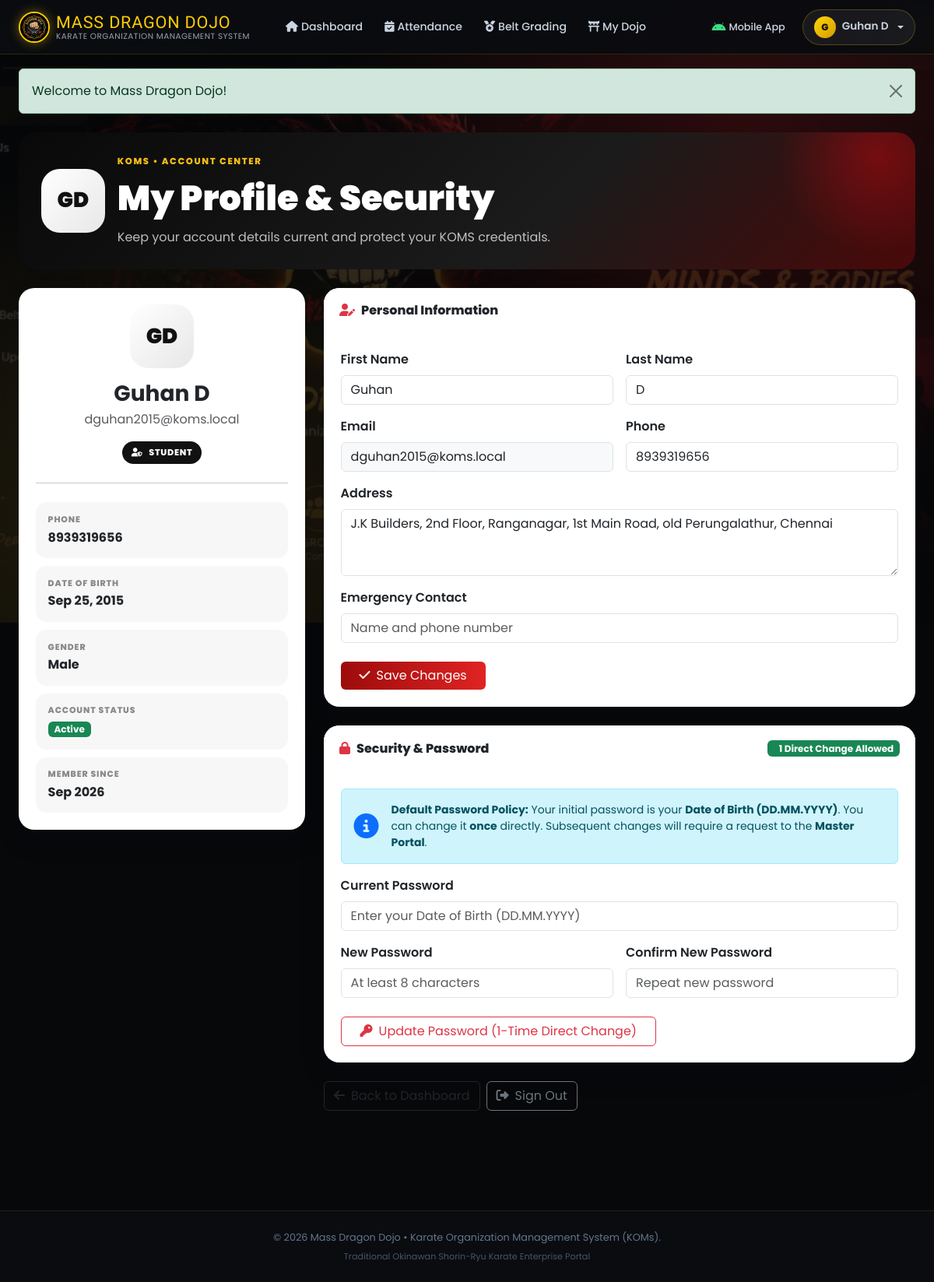
The app's page /profile.php (signed in) with its own data.
### tables this page shows
CREATE TABLE IF NOT EXISTS users (
    id INT AUTO_INCREMENT PRIMARY KEY,
    member_id VARCHAR(100) UNIQUE NULL,
    first_name VARCHAR(100) NOT NULL,
    last_name VARCHAR(100) NOT NULL,
    email VARCHAR(150) UNIQUE NOT NULL,
    password_hash VARCHAR(255) NOT NULL,
    role ENUM('super_admin', 'master', 'senior', 'student') NOT NULL,
    dob DATE,
    gender ENUM('male', 'female', 'other'),
    blood_group VARCHAR(30) NULL,
    father_name VARCHAR(150) NULL,
    mother_name VARCHAR(150) NULL,
    phone VARCHAR(20),
    alternate_phone VARCHAR(20) NULL,
    date_of_joining DATE NULL,
    address TEXT,
    emergency_contact VARCHAR(100),
    profile_photo VARCHAR(255),
    status ENUM('active', 'inactive') DEFAULT 'active',
    must_change_password TINYINT(1) NOT NULL DEFAULT 1,
    password_change_count INT NOT NULL DEFAULT 0,
    created_at TIMESTAMP DEFAULT CURRENT_TIMESTAMP,
    updated_at TIMESTAMP DEFAULT CURRENT_TIMESTAMP ON UPDATE CURRENT_TIMESTAMP
);

### profile.php (the view, shortened to what this page needs)
<?php
require_once 'config/database.php';
require_once 'includes/functions.php';
$user_id = (int)$_SESSION['user_id'];
$stmt = $pdo->prepare('SELECT * FROM users WHERE id = ? LIMIT 1');
$stmt->execute([$user_id]);
$user = $stmt->fetch();
$latest_password_request = null;
if ($user['role'] === 'student') {
    $req_stmt = $pdo->prepare("SELECT * FROM password_reset_requests WHERE user_id = ? ORDER BY id DESC LIMIT 1");
    $req_stmt->execute([$user_id]);
    $latest_password_request = $req_stmt->fetch();
}
$dash_url = '/index.php';
switch ($user['role']) {
    case 'student': $dash_url = '/student/dashboard.php'; break;
}
require_once 'includes/header.php';
?>
<div class="profile-page">
    <section class="profile-hero mb-4">
        <div class="d-flex flex-wrap align-items-center gap-3 position-relative" style="z-index:2">
            <div class="avatar">
                <?= htmlspecialchars(strtoupper(substr($user['first_name'] ?? 'U',0,1).substr($user['last_name'] ?? '',0,1)) ?: 'U') ?>
            </div>
            <div>
                <div class="eyebrow">KOMS • Account Center</div>
                <div class="hero-title">My Profile & Security</div>
                <p class="hero-copy">Keep your account details current and protect your KOMS credentials.</p>
            </div>
        </div>
    </section>
    <div class="row g-4">
        <div class="col-lg-4">
            <div class="card profile-card mb-4">
                <div class="card-body text-center">
                    <div class="avatar mx-auto mb-3"><?= htmlspecialchars(strtoupper(substr($user['first_name'] ?? 'U',0,1).substr($user['last_name'] ?? '',0,1)) ?: 'U') ?></div>
                    <h3 class="fw-bold mb-1"><?= htmlspecialchars($user['first_name'].' '.$user['last_name']) ?></h3>
                    <p class="text-muted mb-3"><?= htmlspecialchars($user['email']) ?></p>
                    <span class="role-badge"><i class="fas fa-user-shield me-2"></i><?= htmlspecialchars(str_replace('_',' ',$user['role'])) ?></span>
                    <hr class="my-4">
                    <div class="text-start">
                        <div class="info-pill"><div class="info-label">Phone</div><div class="info-value"><?= htmlspecialchars($user['phone'] ?: 'Not set') ?></div></div>
                        <div class="info-pill"><div class="info-label">Date of Birth</div><div class="info-value"><?= $user['dob'] ? date('M j, Y',strtotime($user['dob'])) : 'Not set' ?></div></div>
                        <div class="info-pill"><div class="info-label">Gender</div><div class="info-value"><?= htmlspecialchars(ucfirst($user['gender'] ?: 'Not specified')) ?></div></div>
                        <div class="info-pill"><div class="info-label">Account Status</div><div class="info-value"><span class="badge bg-success"><?= htmlspecialchars(ucfirst($user['status'])) ?></span></div></div>
                        <div class="info-pill mb-0"><div class="info-label">Member Since</div><div class="info-value"><?= date('M Y',strtotime($user['created_at'])) ?></div></div>
                    </div>
                </div>
            </div>
        </div>
        <div class="col-lg-8">
            <div class="card profile-card mb-4">
                <div class="card-header"><i class="fas fa-user-pen text-danger me-2"></i>Personal Information</div>
                <div class="card-body">
                    <form method="post">
                        <div class="row g-3">
                            <div class="col-md-6"><label class="form-label fw-semibold">First Name</label><input name="first_name" class="form-control" maxlength="100" value="<?= htmlspecialchars($user['first_name']) ?>" required></div>
                            <div class="col-md-6"><label class="form-label fw-semibold">Last Name</label><input name="last_name" class="form-control" maxlength="100" value="<?= htmlspecialchars($user['last_name']) ?>" required></div>
                            <div class="col-md-6"><label class="form-label fw-semibold">Email</label><input type="email" class="form-control bg-light" value="<?= htmlspecialchars($user['email']) ?>" readonly></div>
                            <div class="col-md-6"><label class="form-label fw-semibold">Phone</label><input name="phone" class="form-control" maxlength="20" value="<?= htmlspecialchars($user['phone'] ?? '') ?>"></div>
                            <div class="col-12"><label class="form-label fw-semibold">Address</label><textarea name="address" class="form-control" rows="3"><?= htmlspecialchars($user['address'] ?? '') ?></textarea></div>
                            <div class="col-12"><label class="form-label fw-semibold">Emergency Contact</label><input name="emergency_contact" class="form-control" maxlength="100" value="<?= htmlspecialchars($user['emergency_contact'] ?? '') ?>" placeholder="Name and phone number"></div>
                        </div>
                        <button class="btn btn-dark-red mt-4 px-4"><i class="fas fa-check me-2"></i>Save Changes</button>
                    </form>
                </div>
            </div>
            <div class="card profile-card mb-4">
                <div class="card-header d-flex justify-content-between align-items-center">
                    <div><i class="fas fa-lock text-danger me-2"></i>Security &amp; Password</div>
                    <?php if ($user['role'] === 'student'): ?>
                        <?php if (can_user_change_password($user)): ?>
                            <span class="badge bg-success"><i class="fas fa-shield-check me-1"></i> 1 Direct Change Allowed</span>
                        <?php else: ?>
                            <span class="badge bg-danger"><i class="fas fa-lock me-1"></i> 1-Time Change Limit Reached</span>
                        <?php endif; ?>
                    <?php endif; ?>
                </div>
                <div class="card-body">
                    <?php if ($user['role'] === 'student' && !can_user_change_password($user)): ?>
                        <div class="alert alert-dark border-danger mb-4" style="background: rgba(198, 26, 26, 0.08); border-left: 4px solid #c61a1a;">
                            <div class="d-flex align-items-start">
                                <i class="fas fa-shield-halved fa-2x text-danger me-3 mt-1"></i>
                                <div>
                                    <h6 class="fw-bold text-danger mb-1">Direct Password Change Limit Reached</h6>
                                    <p class="small text-muted mb-0">
                                        As a student, you have already used your <strong>1-time direct password change</strong>.
                                        To change or reset your password again, academy policy requires requesting approval from the <strong>Master Portal</strong>.
                                    </p>
                                </div>
                            </div>
                        </div>
                        <?php if ($latest_password_request && $latest_password_request['status'] === 'pending'): ?>
                            <div class="card border-warning mb-3">
                                <div class="card-body bg-light">
                                    <div class="d-flex align-items-center">
                                        <div class="spinner-border spinner-border-sm text-warning me-2" role="status"></div>
                                        <h6 class="mb-0 fw-bold text-dark">Password Reset Request Pending Review</h6>
                                    </div>
                                    <p class="small text-muted mt-2 mb-1">
                                        Submitted on: <strong><?= date('M d, Y - h:i A', strtotime($latest_password_request['created_at'])) ?></strong>
                                    </p>
                                    <div class="small p-2 bg-white rounded border">
                                        <strong>Your submitted reason:</strong> <?= htmlspecialchars($latest_password_request['reason'] ?? 'Not specified') ?>
                                    </div>
                                    <div class="small text-secondary mt-2">
                                        <i class="fas fa-info-circle text-warning me-1"></i> Your Dojo Master / Sensei will review and approve this request shortly.
                                    </div>
                                </div>
                            </div>
                        <?php else: ?>
                            <?php if ($latest_password_request && $latest_password_request['status'] === 'rejected'): ?>
                                <div class="alert alert-warning small mb-3">
                                    <i class="fas fa-circle-exclamation me-1"></i> Previous request rejected: <?= htmlspecialchars($latest_password_request['master_notes'] ?? 'Please contact your Sensei.') ?>
                                </div>
                            <?php endif; ?>
                            <form method="post">
                                <input type="hidden" name="csrf_token" value="<?= htmlspecialchars(generate_csrf_token()) ?>">
                                <input type="hidden" name="request_password_reset" value="1">
                                <div class="mb-3">
                                    <label class="form-label fw-semibold">Reason for Password Change Request <span class="text-danger">*</span></label>
                                    <textarea name="reset_reason" class="form-control" rows="3" placeholder="e.g. Forgot password, device change, or routine security reset" required></textarea>
                                    <div class="form-text">Your request will be routed directly to your Dojo Master in the Master Portal.</div>
                                </div>
                                <button type="submit" class="btn btn-warning px-4 fw-bold">
                                    <i class="fas fa-paper-plane me-2"></i>Submit Request to Master Portal
                                </button>
                            </form>
                        <?php endif; ?>
                    <?php else: ?>
                        <?php if ($user['role'] === 'student'): ?>
                            <div class="alert alert-info d-flex align-items-center mb-3">
                                <i class="fas fa-info-circle fa-2x text-primary me-3"></i>
                                <div class="small">
                                    <strong>Default Password Policy:</strong> Your initial password is your <strong>Date of Birth (DD.MM.YYYY)</strong>.
                                    You can change it <strong>once</strong> directly. Subsequent changes will require a request to the <strong>Master Portal</strong>.
                                </div>
                            </div>
                        <?php endif; ?>
                        <form method="post" autocomplete="off">
                            <div class="mb-3">
                                <label class="form-label fw-semibold">Current Password</label>
                                <input type="password" name="current_password" class="form-control" autocomplete="current-password" placeholder="<?= $user['role'] === 'student' && ((int)($user['password_change_count'] ?? 0) === 0) ? 'Enter your Date of Birth (DD.MM.YYYY)' : 'Enter current password' ?>" required>
                            </div>
                            <div class="row g-3">
                                <div class="col-md-6">
                                    <label class="form-label fw-semibold">New Password</label>
                                    <input type="password" name="new_password" class="form-control" minlength="8" autocomplete="new-password" placeholder="At least 8 characters" required>
                                </div>
                                <div class="col-md-6">
                                    <label class="form-label fw-semibold">Confirm New Password</label>
                                    <input type="password" name="confirm_password" class="form-control" minlength="8" autocomplete="new-password" placeholder="Repeat new password" required>
                                </div>
                            </div>
                            <button class="btn btn-outline-danger mt-4 px-4">
                                <i class="fas fa-key me-2"></i>Update Password <?= $user['role'] === 'student' ? '(1-Time Direct Change)' : '' ?>
                            </button>
                        </form>
                    <?php endif; ?>
                </div>
            </div>
            <div class="d-flex flex-wrap gap-2">
                <a href="<?= htmlspecialchars(APP_URL.$dash_url) ?>" class="btn btn-outline-dark"><i class="fas fa-arrow-left me-2"></i>Back to Dashboard</a>
                <a href="<?= htmlspecialchars(APP_URL.'/logout.php') ?>" class="btn btn-outline-secondary"><i class="fas fa-right-from-bracket me-2"></i>Sign Out</a>
            </div>
        </div>
    </div>
</div>
<?php require_once 'includes/footer.php'; ?>

### records on screen
users: first_name+last_name "GD", first_name+last_name "Guhan D", email "dguhan2015@koms.local", role "STUDENT", phone "8939319656", dob "Sep 25, 2015", gender "Male", status "Active", created_at "Sep 2026", first_name "Guhan", last_name "D", address "J.K Builders, 2nd Floor, Ranganagar, 1st Main Road, old Perungalathur, Chennai"

### other values on screen
substr($_SESSION['user_name'] ?? 'U', 0, 1) "G"
$_SESSION['user_name'] "Guhan D"
$_SESSION['success_msg'] "Welcome to Mass Dragon Dojo!"
